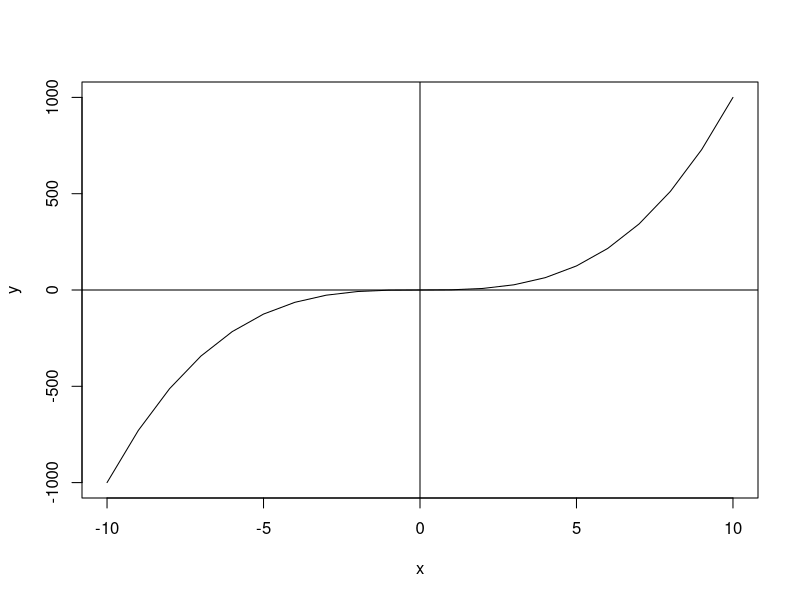
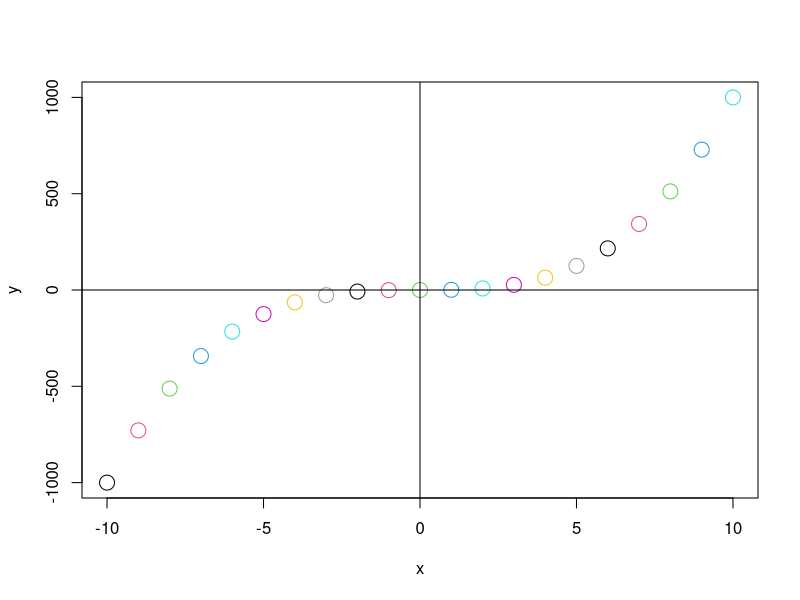
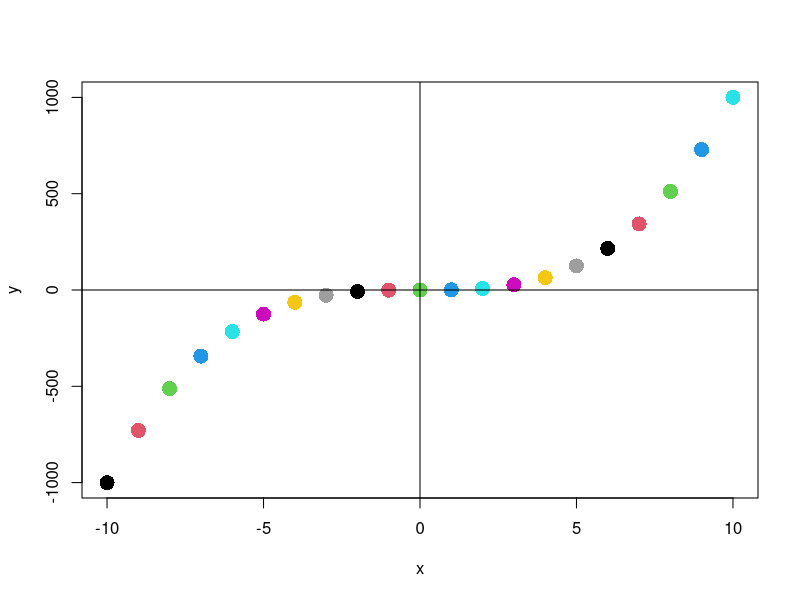
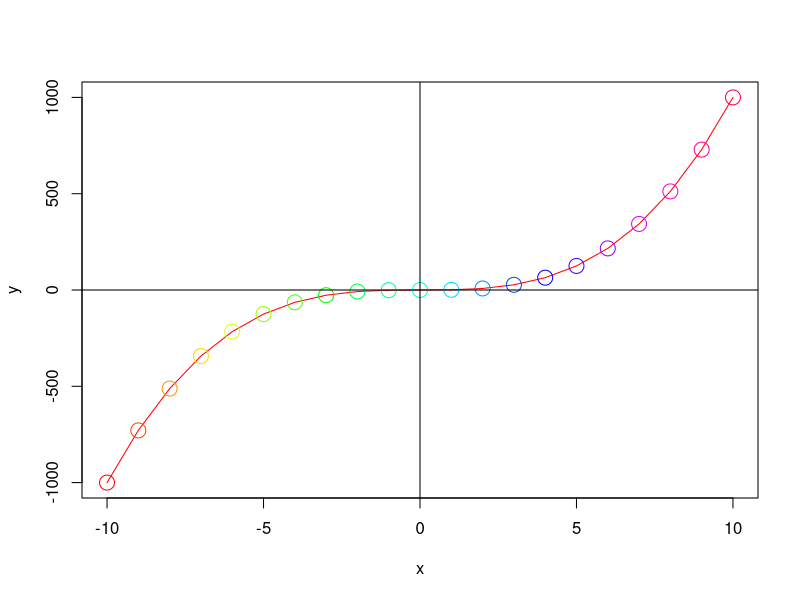
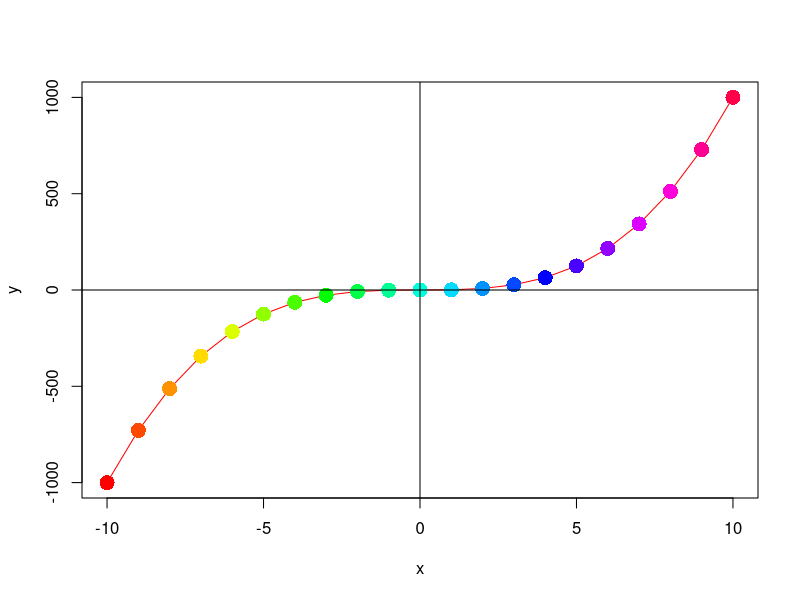
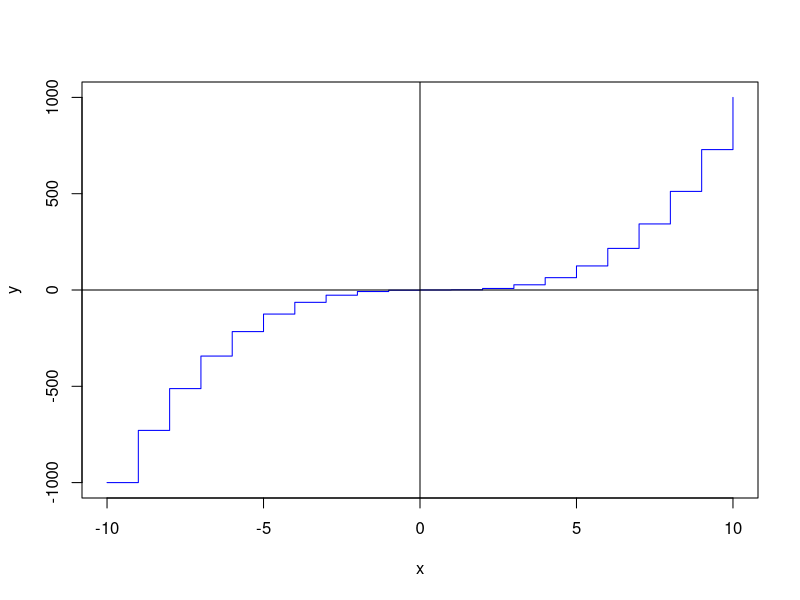
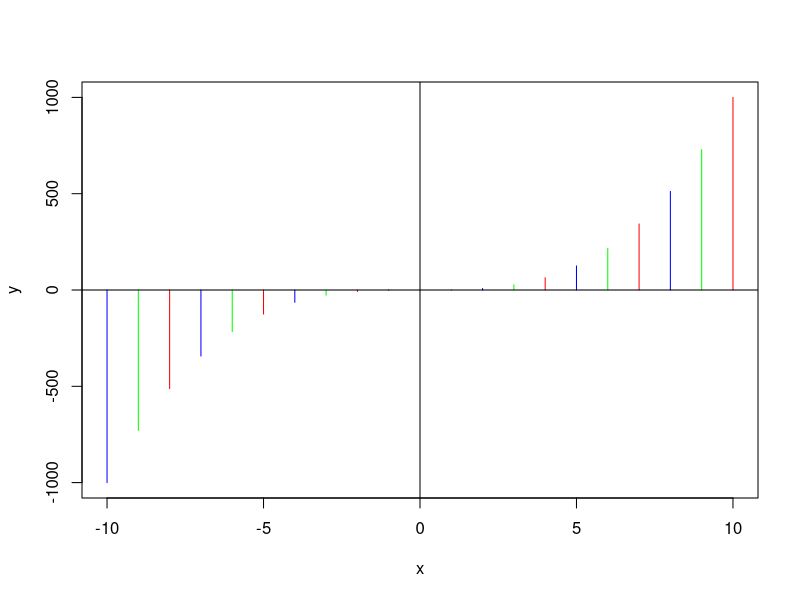
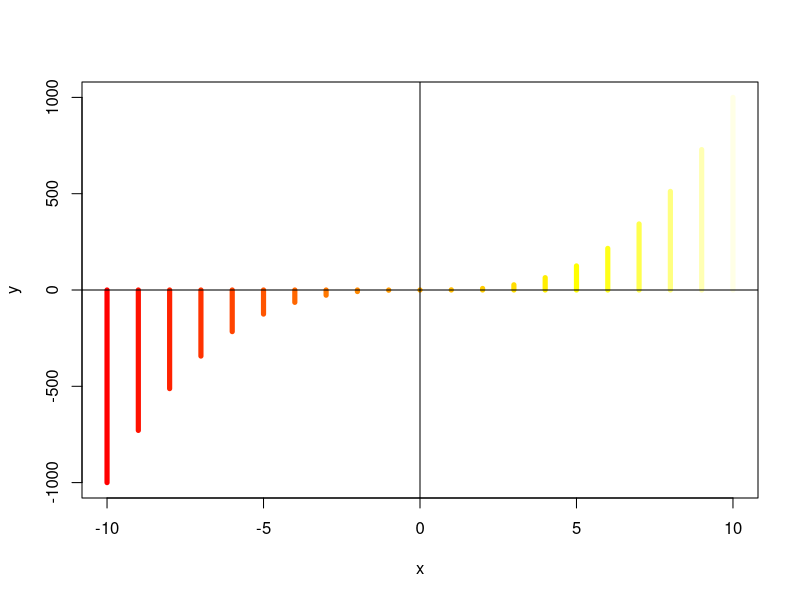

Generate these figures, in order, with R:
x <- -10:10
y <- x^3 
plot(x,y,type = 'l',col=1:21)
abline(h=0,v=0)
plot(x,y,type = 'p',col=1:21,cex=2)
abline(h=0,v=0)
plot(x,y,type = 'p',pch=16,col=1:21,cex=2)
abline(h=0,v=0)
plot(x,y,type = 'o',col=rainbow(21),cex=2)
abline(h=0,v=0)
plot(x,y,type = 'o',pch=16,col=rainbow(21),cex=2)
abline(h=0,v=0)
plot(x,y,type = 's',col=c('blue','green'))
abline(h=0,v=0)
plot(x,y,type = 'h',col=c('blue','green','red'))
abline(h=0,v=0)
plot(x,y,type = 'h',col=heat.colors(21),lwd=5)
abline(h=0,v=0)
############################################
par(mfrow=c(2,4))
plot(x,y,type = 'l',col=1:21)
abline(h=0,v=0)
plot(x,y,type = 'p',col=1:21,cex=2)
abline(h=0,v=0)
plot(x,y,type = 'p',pch=16,col=1:21,cex=2)
abline(h=0,v=0)
plot(x,y,type = 'o',col=rainbow(21),cex=2)
abline(h=0,v=0)
plot(x,y,type = 'o',pch=16,col=rainbow(21),cex=2)
abline(h=0,v=0)
plot(x,y,type = 's',col=c('blue','green'))
abline(h=0,v=0)
plot(x,y,type = 'h',col=c('blue','green','red'))
abline(h=0,v=0)
plot(x,y,type = 'h',col=heat.colors(21),lwd=5)
abline(h=0,v=0)
############################################
par(mfrow=c(2,4),mar=c(5,4,0.5,0.5))
plot(x,y,type = 'l',col=1:21)
abline(h=0,v=0)
plot(x,y,type = 'p',col=1:21,cex=2)
abline(h=0,v=0)
plot(x,y,type = 'p',pch=16,col=1:21,cex=2)
abline(h=0,v=0)
plot(x,y,type = 'o',col=rainbow(21),cex=2)
abline(h=0,v=0)
plot(x,y,type = 'o',pch=16,col=rainbow(21),cex=2)
abline(h=0,v=0)
plot(x,y,type = 's',col=c('blue','green'))
abline(h=0,v=0)
plot(x,y,type = 'h',col=c('blue','green','red'))
abline(h=0,v=0)
plot(x,y,type = 'h',col=heat.colors(21),lwd=5)
abline(h=0,v=0)
